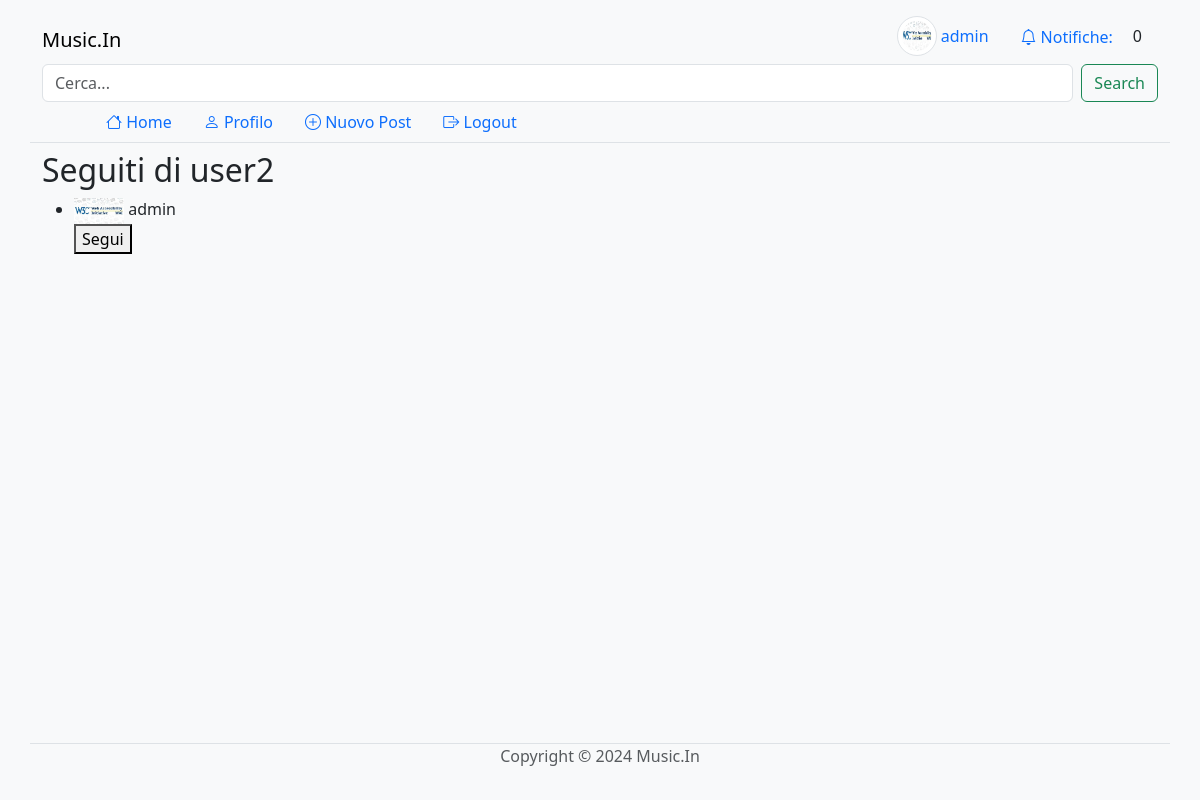
Screenshot of /following.php?user_id=2 (signed in) with the database file from the repository.
### tables this page shows
create table users (
     `id` int not null AUTO_INCREMENT,
     `username` varchar(255) not null,
     `password` varchar(255) not null,
     `email` varchar(255) not null,
     `name` varchar(255),
     `surname` varchar(255),
     `image` varchar(255),
     `genre_id` int,
     constraint `IDUser` primary key (`id`),
     unique key `username` (`username`),
     unique key `email` (`email`));

create table follows (
     `followed_id` int not null,
     `follower_id` int not null,
     constraint `IDfollows` primary key (`follower_id`, `followed_id`));

### following.php (called while the page is built, shortened)
<?php
require_once __DIR__ . '/bootstrap.php';
$profile_user_id = $_GET['user_id'];
$following = $dbh->getFollowing($profile_user_id);
function isFollowing($dbh, $user_id, $profile_user_id) {
    $following = $dbh->getFollowing($user_id);
    return false;
}
$templateParams["title"] = "Music.In - Seguiti di " . htmlspecialchars($dbh->getUserInfo($profile_user_id)['username']);
$templateParams["name"] = "following";
require __DIR__ . '/template/base.php';
?>

### db/connessione-db.php (called while the page is built)
<?php
require_once(__DIR__ . "/dbhelper.php");
$servername = "localhost";
$username = "root";
$password = "";
$dbname = "music_in";
$port = 3306;
$dbh = new DatabaseHelper($servername, $username, $password, $dbname, $port);
?>

### db/dbhelper.php (called while the page is built, shortened)
<?php
class DatabaseHelper {
    private $conn;
    public function __construct($servername, $username, $password, $dbname, $port) {
        try {
            $this->conn = new PDO("mysql:host=$servername;dbname=$dbname;port=$port", $username, $password);
            $this->conn->setAttribute(PDO::ATTR_ERRMODE, PDO::ERRMODE_EXCEPTION);
            $this->conn->exec("SET NAMES utf8mb4");
        } catch(PDOException $e) {
            echo "Connessione al database fallita: " . $e->getMessage();
            die();
        }
    }
    public function getUserInfo($user_id) {
        $query_user = "SELECT username, email, name, surname, image as profile_image, genre_id FROM users WHERE id = :user_id";
        $stmt_user = $this->conn->prepare($query_user);
        $stmt_user->bindParam(':user_id', $user_id);
        $stmt_user->execute();
        $user = $stmt_user->fetch(PDO::FETCH_ASSOC);
        return $user;
    }
    public function getFollowing($user_id) {
        $query = "SELECT followed_id FROM follows WHERE follower_id = :follower_id";
        $stmt = $this->conn->prepare($query);
        $stmt->bindParam(":follower_id", $user_id);
        $stmt->execute();
        $followed_ids = $stmt->fetchAll(PDO::FETCH_ASSOC);
        return $followed_ids;
    }
}
?>

### template/following.php (the view, shortened to what this page needs)
<h2>Seguiti di <?php echo htmlspecialchars($dbh->getUserInfo($profile_user_id)['username']); ?></h2>
<ul>
    <?php foreach ($following as $followed): ?>
        <?php $followed_info = $dbh->getUserInfo($followed['followed_id']); ?>
        <li>
            <img src="<?php echo UPLOAD_DIR . htmlspecialchars($followed_info['profile_image']); ?>" alt="Immagine Profilo" style="width: 50px; height: auto;">
            <?php echo htmlspecialchars($followed_info['username']); ?>
            <form method="post">
                <?php if (isFollowing($dbh, $user_id, $followed['followed_id'])): ?>
                    <button type="submit" name="action" value="unfollow">Smetti di seguire</button>
                <?php else: ?>
                    <button type="submit" name="action" value="follow">Segui</button>
                <?php endif; ?>
            </form>
        </li>
    <?php endforeach; ?>
</ul>

### template/base.php (shortened to what this page needs)
<!DOCTYPE html>
<html lang="it" class="h-100">
<head>
    <link href="https://cdn.jsdelivr.net/npm/bootstrap@5.3.3/dist/css/bootstrap.min.css" rel="stylesheet">
    <link rel="stylesheet" href="https://cdn.jsdelivr.net/npm/bootstrap-icons@1.11.3/font/bootstrap-icons.min.css">
    <link rel='stylesheet' type='text/css' href='css/common.css'>
</head>
<body class="bg-light d-flex flex-column h-100">
<?php
$username = $dbh->getUserInfo(getCurrentUserId())['username'];
$profile_image = $dbh->getUserInfo(getCurrentUserId())['profile_image'];
?>
    <nav class="navbar navbar-expand-md navbar-light bg-light sticky-top">
        <div class="container justify-content-center border-bottom">
            <div class="col-12">
                <div class="d-flex">
                    <h1><a class="navbar-brand" href="/">Music.In</a></h1>
                    <div class="container nav nav-pills align-items-center justify-content-end">
                        <a class="nav-link" href="profile.php">
                            <?php if (!empty($profile_image)): ?>
                                <img style="height: 30pt; width: 30pt;" class="img-thumbnail rounded-circle" src="<?php echo UPLOAD_DIR . htmlspecialchars($profile_image); ?>" alt="Immagine Profilo">
                            <?php else: ?>
                                <i class="bi bi-person-circle align-middle"></i>
                            <?php endif; ?>
                            <span class="d-none d-sm-inline align-middle"><?php echo htmlspecialchars($username); ?></span>
                        </a>
                        <a class="nav-link <?php markIfActive("notifications.php"); ?>" href="notifications.php"><i class="bi bi-bell align-middle"></i><span class="d-none d-sm-inline ms-1 align-middle">Notifiche:</span></a>
                        <span id="notification_counter" class="p-1">0</span>
                    </div>
                </div>
                <form class="d-flex" role="search" action="search.php" method="get">
                <input class="form-control me-2" type="search" id="searchBar" name="user_id" placeholder="Cerca..." aria-label="Search">
                <button class="btn btn-outline-success" type="submit">Search</button>
            </form>
                <div class="px-5 navbar-collapse" id="navbarCollapse">
                    <ul class="nav nav-pills col-12 col-lg-auto my-2 justify-content-center my-md-0 text-small">
                        <?php
                        $navlinks = [
                            ["index.php", "bi-house", "Home"],
                            ["profile.php", "bi-person", "Profilo"],
                            ["new-post.php", "bi-plus-circle", "Nuovo Post"],
                            ["logout.php", "bi-box-arrow-right", "Logout"],
                        ];
                        ?>
                        <?php foreach ($navlinks as $navlink) : ?>
                            <li class="nav-item">
                                <a class="nav-link <?php markIfActive($navlink[0]); ?>" href="<?php echo $navlink[0]; ?>">
                                    <i class="bi <?php echo $navlink[1]; ?>"></i>
                                    <span class="d-none d-md-inline"><?php echo $navlink[2]; ?></span>
                                </a>
                            </li>
                        <?php endforeach; ?>
                    </ul>
                </div>
            </div>
        </div>
    </nav>
    <main class="flex-shrink-0">
        <div class="container">
            <?php if(isset($templateParams["name"])) { require(__DIR__ . "/" . $templateParams["name"] . ".php"); } ?>
        </div>
    </main>
    <footer class="footer mt-auto py-3 bg-body-tertiary">
        <div class="container border-top">
            <p class="text-center text-body-secondary">Copyright &copy; 2024 Music.In</p>
        </div>
    </footer>
</body>
</html>

### rows the page displays
users: image (picture), username "admin"
users: username "user2"
follows: followed.image (picture), followed.username "admin"

### other values shown
$navlink[2] "Home"
$navlink[2] "Profilo"
$navlink[2] "Nuovo Post"
$navlink[2] "Logout"
